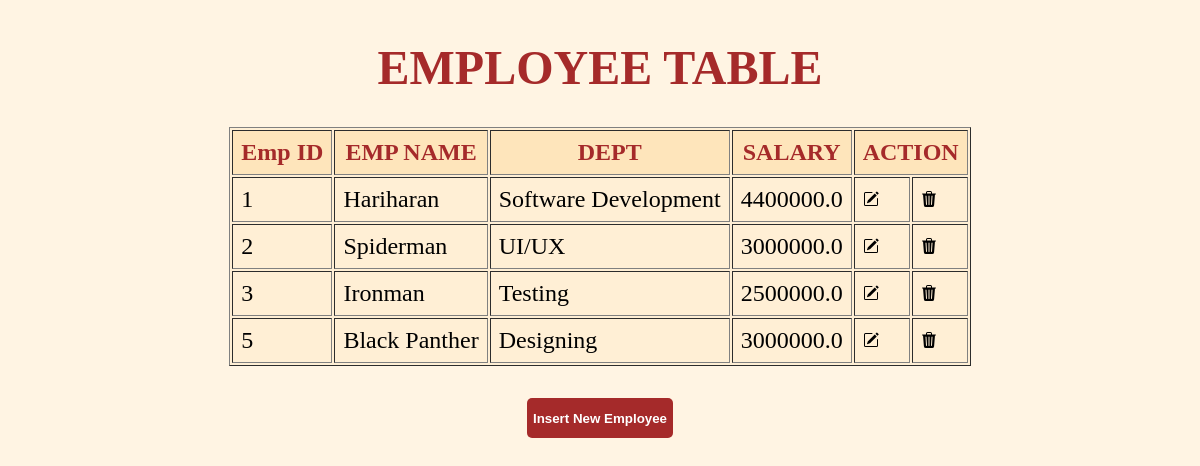
/, run on an earlier commit of the app's database.
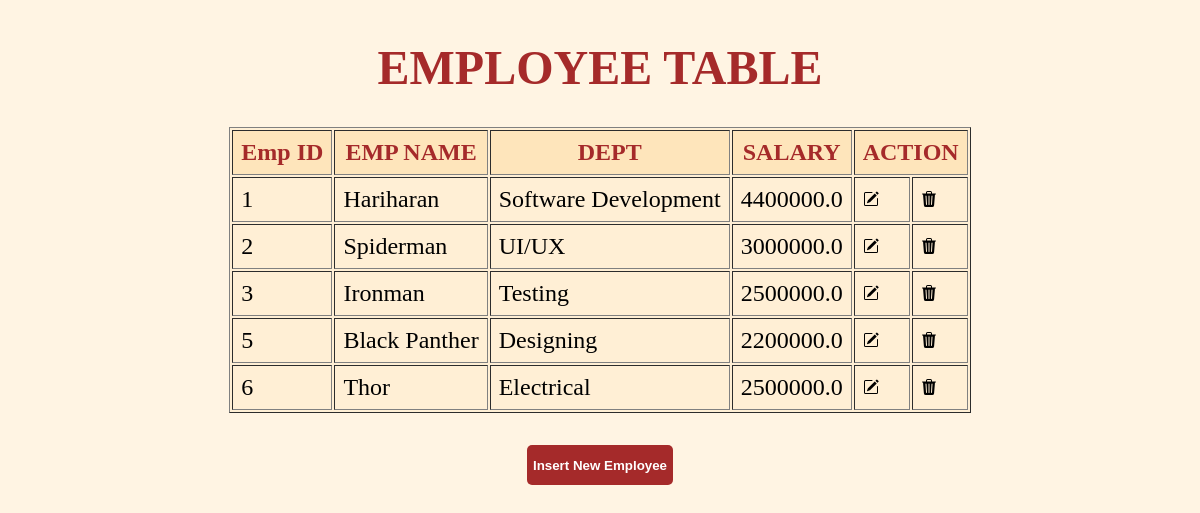
And on a later commit of the database.
### App1/models.py (models this page shows)
class Employee(models.Model):
    empid = models.IntegerField()
    empname = models.CharField(max_length=20)
    dept = models.CharField(max_length=20)
    salary = models.FloatField()

### App1/views.py (the view)
# urls.py: path('',views.employee,name='listemp'),
def employee(request):
    emp=Employee.objects.all()
    return render(request,'Employee.html',{'employees':emp})

### App1/templates/Employee.html (shortened to what this page needs)
<!DOCTYPE html>
<html lang="en">
<head>
    {% load static %}
</head>
<body>
    <h1>EMPLOYEE TABLE</h1>
    <table border="1">
        <tr>
            <th>Emp ID</th>
            <th>EMP NAME</th>
            <th>DEPT</th>
            <th>SALARY</th>
            <th colspan="2">ACTION</th>
        </tr>
        {% for employee in employees %}
        <tr>
        <td>{{employee.empid}}</td>
        <td>{{employee.empname}}</td>
        <td>{{employee.dept}}</td>
        <td>{{employee.salary}}</td>
        <td><a href="edit/{{employee.id}}"><img src="{% static 'images/pencil-square.svg'%}" alt=""></a></td>
        <td><a href="delete/{{employee.id}}"><img src="{% static 'images/trash3-fill.svg'%}" alt=""></a></td>
        </tr>
        {% endfor %}
    </table>
    <form action="{% url 'insert'%}" method="get">
        <button type="submit">Insert New Employee</button>
    </form>
</body>
</html>

What changed in the data, as far as the page shows it:
changed Employee "Black Panther": salary "3000000.0" → "2200000.0"
added Employee: empid "6", empname "Thor", dept "Electrical", salary "2500000.0"
